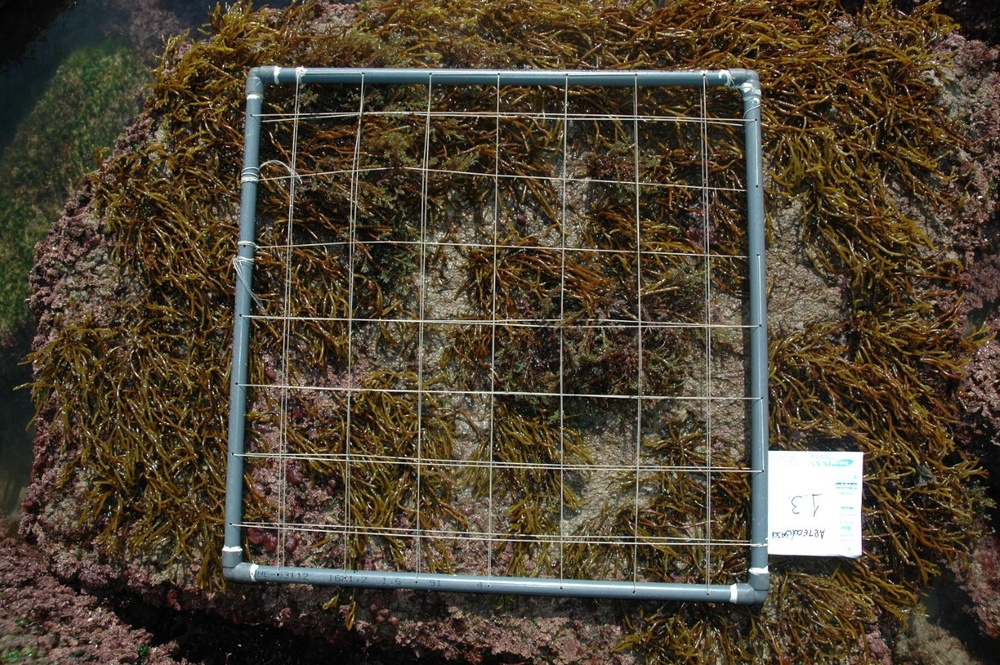
#> input picture imagenes/alga.jpg, 1000 x 665 px, shrunk from 1280 x 851 before the run, found by its file name
$ python FiltroRGB.py imagenes/alga.jpg
#> lines starting #> are read from the running program, lines starting #| are printed output that depends on the picture; after the words box and inside, x2 and y2 are one past the last pixel; in counts of white or black regions, pixels touching at a corner belong together
"""
Company:ArcelorMIttal
Author: Daniel González CAstro

Summary: Program to perform a HSV filter of an image

"""
import numpy as np
import cv2
import sys


class filtroRGB ():
	"""
	Class with four variables and four methods:
	Variables:
		-window_names-> NAme of the windows in where the image is showed

		-image-> Numpy arrary used by opencv for storages images or frames.

		-values-> List with the treshold to be applied.

		.HSVimage-> Image with HSV colorspace.

	Methods:
		- _init_-> Constructor. It receives the path to he image.

		.callback -> It does not do anything. It is a kind of convention to apply asynchronus programming.

		-set_trackbar -> Create the window and the trackbars.

		-process -> Show the image, wait for the trackbar changes and show again the results.
	"""

	def __init__(self,filename):
#> called with filename = 'imagenes/imagenes/alga.jpg'
		self.window_name=filename
		self.image=cv2.imread(filename)
#> self.image is the input picture: shape (665, 1000, 3); mean B, G, R 49.9, 66.5, 77.4
		self.values=[['hue high',0,179],['hue low',0,179],['saturation high',0,255],['saturation low',0,255],['value high',0,255],['value low',0,255]]
		self.HSVimage=cv2.cvtColor(self.image, cv2.COLOR_BGR2HSV)
#> self.HSVimage: shape (665, 1000, 3); mean H, S, V 27.8, 118.1, 79.6

	def callback(self,value):
		pass


	def set_trackbar(self):
		cv2.namedWindow(self.window_name)
		for i in self.values:
			cv2.createTrackbar(i[0], self.window_name, i[1],i[2], self.callback)
#> this loop made 6 passes; slider 'hue high' is set to 179

	def proccess(self):

		while True:
			hsvl = np.array([cv2.getTrackbarPos(self.values[1][0],self.window_name), cv2.getTrackbarPos(self.values[3][0],self.window_name), cv2.getTrackbarPos(self.values[5][0],self.window_name)])
			hsvh = np.array([cv2.getTrackbarPos(self.values[0][0],self.window_name), cv2.getTrackbarPos(self.values[2][0],self.window_name), cv2.getTrackbarPos(self.values[4][0],self.window_name)])
			mask = cv2.inRange(self.HSVimage, hsvl, hsvh)
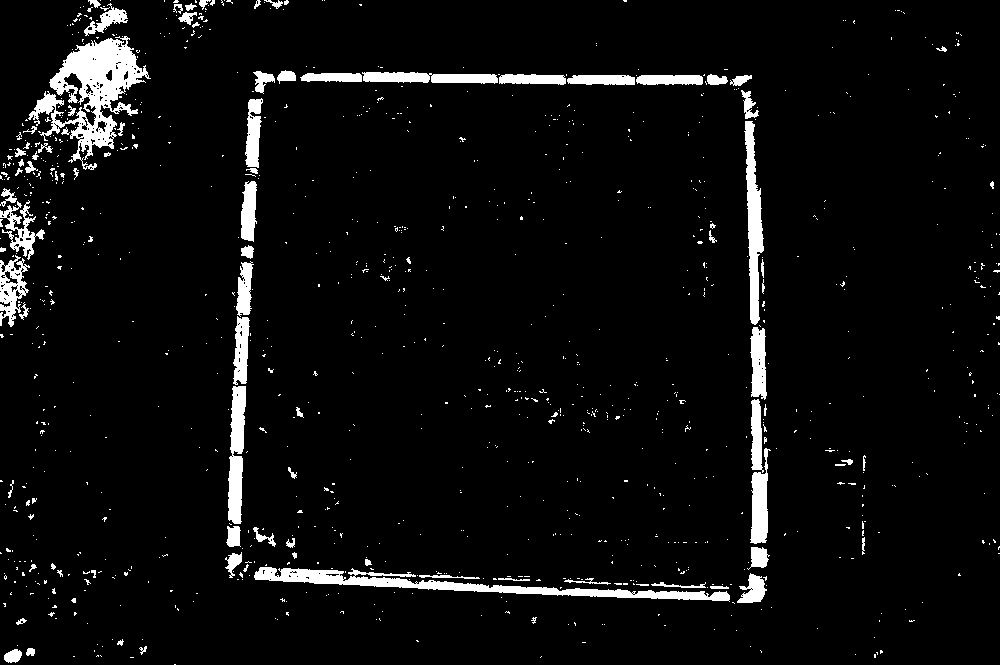
#> mask: shape (665, 1000); 5.1% white; 1062 white regions (969 under 20 px), largest, box (x1, y1, x2, y2) and area: (28, 36, 151, 170) 5929, (254, 567, 730, 602) 4179, (744, 121, 764, 325) 2117
			res = cv2.bitwise_and(self.image, self.image, mask=mask)
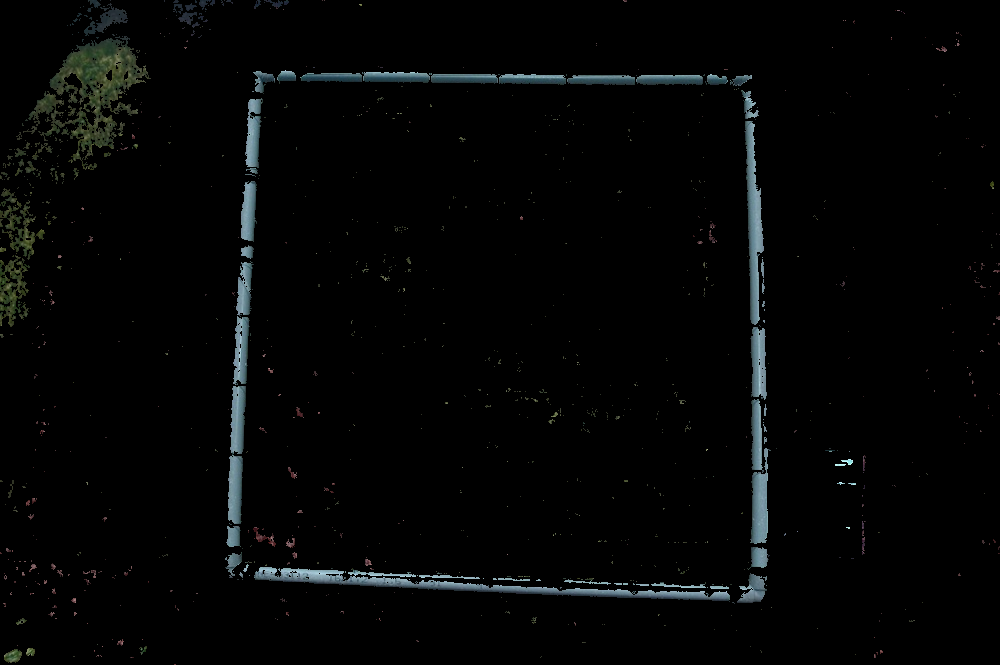
#> res: shape (665, 1000, 3); mean B, G, R 5.1, 5.1, 4.2
			cv2.imshow(self.window_name,res)
			ch = cv2.waitKey(5)
#> (key Esc is pressed here)
			if ch== 27:
				break


def main():
	miFiltro=filtroRGB("imagenes/"+sys.argv[1])
	miFiltro.set_trackbar()
	miFiltro.proccess()

if __name__ == '__main__':
   main()
